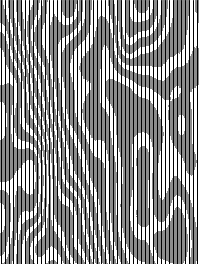
Frame 1 (no input)
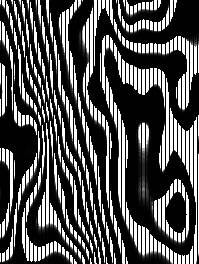
Frame 60 (the mouse pressed at the canvas centre just before this capture)
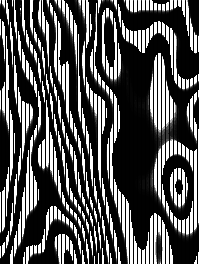
Frame 120 (the mouse held since frame 60 and released just before this capture)

The Processing sketch that drew these frames (run headless with seeded random() and noise(); from frame 60 on, the mouse is pressed at the canvas centre):

// Processing sketch: processing_11625
// ── processing_11625.pde

float a;
color[] cs = {color(255),color(0)};
void setup() {
  size(199,264);
}
void draw() {
  fill(0,80);
  noStroke();
  rect(0,0,width,height);
  
  for( int x=0; x<width; x++ ) {
    for( int y=0; y<height; y++ ) {
      int n = int(noise(x*0.007,y*0.003+a*1.5,a)*255);
      if( n%10 < 4 ) {
        set(x,y,color(255));
      }
    }
  }
  a+=0.001;
  windows();
}
void windows() {
  stroke(0);
  strokeWeight(1);
  for( int x=1; x<width; x+=4 ) {
    line(x,0,x,height);
  }
}
